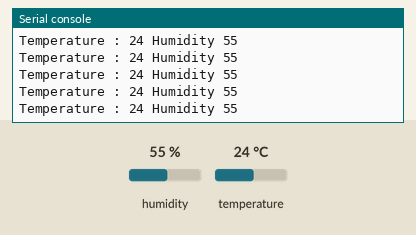
This program was run on a simulated ESP8266 board running MicroPython. Parts: the last lines printed to the serial console. The inputs (shaded band) are chosen by the test bench; at power-on: humidity 55 %, temperature 24 °C.

Above: at 1.2 s.
1.3 s: humidity set to 22 %
At 2.1 s:
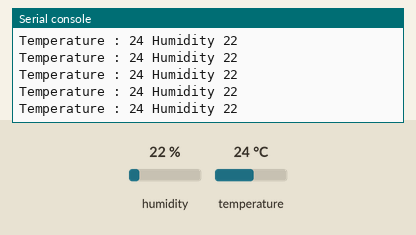
2.8 s: temperature set to 12 °C
At 3.3 s:
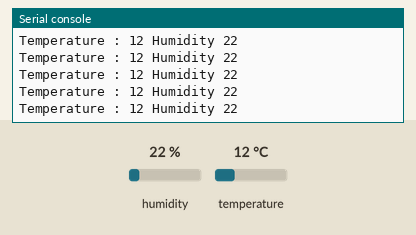
4.3 s: humidity set to 40 %
At 5.1 s:
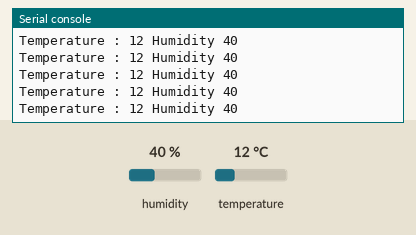
Timing chart, 0 to 7.3 s (numbered marks = the images above; inputs shaded):
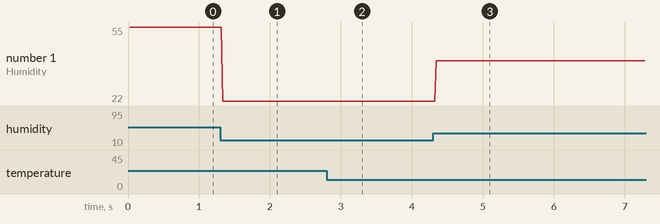

The program:

main.py
```python
import dht
import machine
while True:
    d = dht.DHT11(machine.Pin(4))
    d.measure()
    temp = d.temperature() # eg. 23 (°C)
    humid = d.humidity()    # eg. 41 (% RH)
    print('Temperature :',temp,'Humidity' , humid)
"""
d = dht.DHT22(machine.Pin(4))
d.measure()
d.temperature() # eg. 23.6 (°C)
d.humidity()    # eg. 41.3 (% RH)"""
```

Measured:
- after the input at 1.3 s, the serial console: prints a new line at once (image 1)
- after the input at 2.8 s, the serial console: prints a new line at once (image 2)
- after the input at 4.3 s, the serial console: prints a new line at once (image 3)
- plotted number 1: 55 → 22 after the input at 1.3 s, 22 → 40 after the input at 4.3 s
